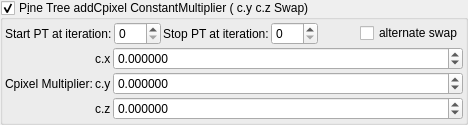
    <widget class="MyGroupBox" name="groupCheck_transf_addCpixel_enabled">
     <property name="toolTip">
      <string>&lt;html&gt;&lt;head/&gt;&lt;body&gt;&lt;p&gt;Cpixel is CVector3 c = ( c.x, c.y, c.z). It is each original point (pixel) in 3D space where the iteration starts from, ( c = original z for each point .) It is commonly found in formula structures z = f(z) + c.&lt;/p&gt;&lt;p&gt;The Cpixel multiplier effectively scales this point &amp;quot;c&amp;quot;.&lt;/p&gt;&lt;p&gt;In this formula the c.y and c.z components of &amp;quot;CVector3 c&amp;quot; are swapped before being multiplied by &amp;quot;CVector3 z&amp;quot; components.&lt;br/&gt;&lt;/p&gt;&lt;/body&gt;&lt;/html&gt;</string>
     </property>
     <property name="title">
      <string>P&amp;ine Tree addCpixel ConstantMultiplier ( c.y c.z Swap)</string>
     </property>
     <property name="checkable">
      <bool>true</bool>
     </property>
     <layout class="QVBoxLayout" name="verticalLayout_49">
      <property name="spacing">
       <number>2</number>
      </property>
      <property name="leftMargin">
       <number>2</number>
      </property>
      <property name="topMargin">
       <number>2</number>
      </property>
      <property name="rightMargin">
       <number>2</number>
      </property>
      <property name="bottomMargin">
       <number>2</number>
      </property>
      <item>
       <layout class="QGridLayout" name="gridLayout_64">
        <property name="spacing">
         <number>2</number>
        </property>
        <item row="1" column="1">
         <widget class="MySpinBox" name="spinboxInt_transf_start_iterations_T">
          <property name="sizePolicy">
           <sizepolicy hsizetype="Minimum" vsizetype="Maximum">
            <horstretch>0</horstretch>
            <verstretch>0</verstretch>
           </sizepolicy>
          </property>
          <property name="maximum">
           <number>999</number>
          </property>
         </widget>
        </item>
        <item row="1" column="0">
         <widget class="QLabel" name="label_249">
          <property name="text">
           <string>Start PT at iteration:</string>
          </property>
         </widget>
        </item>
        <item row="1" column="5">
         <spacer name="horizontalSpacer_36">
          <property name="orientation">
           <enum>Qt::Horizontal</enum>
          </property>
          <property name="sizeHint" stdset="0">
           <size>
            <width>40</width>
            <height>20</height>
           </size>
          </property>
         </spacer>
        </item>
        <item row="1" column="2">
         <widget class="QLabel" name="label_248">
          <property name="text">
           <string>Stop PT at iteration:</string>
          </property>
         </widget>
        </item>
        <item row="1" column="3">
         <widget class="MySpinBox" name="spinboxInt_transf_stop_iterations_T">
          <property name="sizePolicy">
           <sizepolicy hsizetype="Minimum" vsizetype="Maximum">
            <horstretch>0</horstretch>
            <verstretch>0</verstretch>
           </sizepolicy>
          </property>
          <property name="maximum">
           <number>999</number>
          </property>
         </widget>
        </item>
        <item row="1" column="6">
         <widget class="QCheckBox" name="checkBox_transf_alternate_enabled_false">
          <property name="text">
           <string>alternate swap</string>
          </property>
         </widget>
        </item>
       </layout>
      </item>
      <item>
       <layout class="QGridLayout" name="gridLayout_23" columnstretch="0,0,1">
        <property name="spacing">
         <number>2</number>
        </property>
        <item row="2" column="2">
         <widget class="MyDoubleSpinBox" name="spinbox3_transf_constant_multiplier_100_z">
          <property name="sizePolicy">
           <sizepolicy hsizetype="Minimum" vsizetype="Maximum">
            <horstretch>0</horstretch>
            <verstretch>0</verstretch>
           </sizepolicy>
          </property>
          <property name="decimals">
           <number>6</number>
          </property>
          <property name="minimum">
           <double>-99.989999999999995</double>
          </property>
          <property name="maximum">
           <double>99.989999999999995</double>
          </property>
          <property name="singleStep">
           <double>0.100000000000000</double>
          </property>
         </widget>
        </item>
        <item row="0" column="2">
         <widget class="MyDoubleSpinBox" name="spinbox3_transf_constant_multiplier_100_x">
          <property name="sizePolicy">
           <sizepolicy hsizetype="Minimum" vsizetype="Maximum">
            <horstretch>0</horstretch>
            <verstretch>0</verstretch>
           </sizepolicy>
          </property>
          <property name="prefix">
           <string/>
          </property>
          <property name="decimals">
           <number>6</number>
          </property>
          <property name="minimum">
           <double>-99.989999999999995</double>
          </property>
          <property name="singleStep">
           <double>0.100000000000000</double>
          </property>
         </widget>
        </item>
        <item row="1" column="1">
         <widget class="QLabel" name="label_122">
          <property name="text">
           <string notr="true">c.y</string>
          </property>
         </widget>
        </item>
        <item row="0" column="1">
         <widget class="QLabel" name="label_123">
          <property name="text">
           <string notr="true">c.x</string>
          </property>
         </widget>
        </item>
        <item row="1" column="2">
         <widget class="MyDoubleSpinBox" name="spinbox3_transf_constant_multiplier_100_y">
          <property name="sizePolicy">
           <sizepolicy hsizetype="Minimum" vsizetype="Maximum">
            <horstretch>0</horstretch>
            <verstretch>0</verstretch>
           </sizepolicy>
          </property>
          <property name="decimals">
           <number>6</number>
          </property>
          <property name="minimum">
           <double>-99.989999999999995</double>
          </property>
          <property name="maximum">
           <double>99.989999999999995</double>
          </property>
          <property name="singleStep">
           <double>0.100000000000000</double>
          </property>
         </widget>
        </item>
        <item row="2" column="1">
         <widget class="QLabel" name="label_124">
          <property name="text">
           <string notr="true">c.z</string>
          </property>
         </widget>
        </item>
        <item row="1" column="0">
         <widget class="QLabel" name="label_125">
          <property name="text">
           <string>Cpixel Multiplier:</string>
          </property>
         </widget>
        </item>
       </layout>
      </item>
     </layout>
    </widget>
